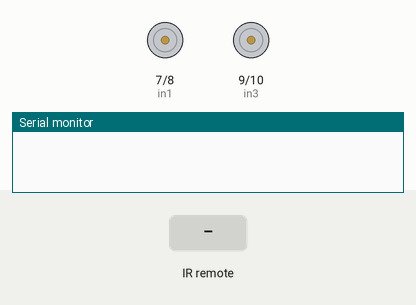
Recording of a sketch running on a simulated Arduino Uno, built with avr-gcc and run on an emulated ATmega328P. Shown: motor-driver pin pairs drawn as motors (green arrow = first pin HIGH = forward, orange = second pin HIGH = backward, longer = more drive, scaled by the enable pin), the last lines printed to the serial monitor. The test bench sets the inputs (shaded band).

Above: at 1.2 s.
1.3 s: infrared code 0xFF18E7 received
At 1.8 s:
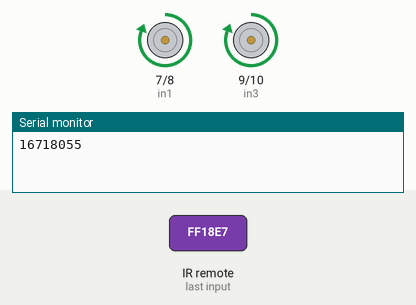
2.8 s: infrared code 0xFF5AA5 received
At 4.0 s:
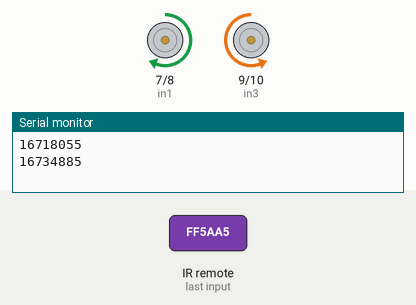
4.3 s: infrared code 0xFF4AB5 received
At 5.3 s:
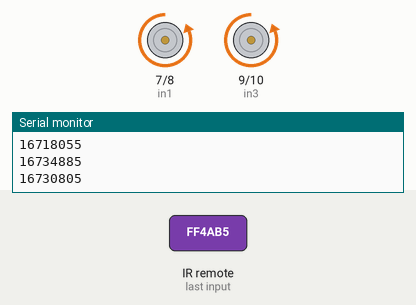
5.8 s: infrared code 0xFF10EF received
At 6.5 s:
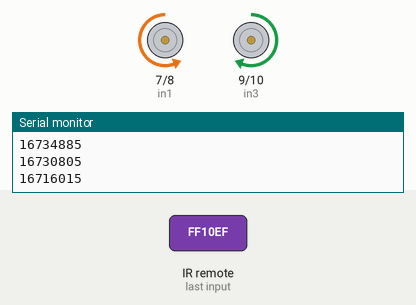
7.3 s: infrared code 0xFF18E7 received
At 7.6 s:
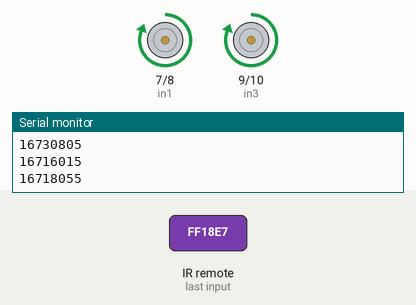
Timing chart, 0 to 9.8 s (numbered marks = the images above; inputs shaded):
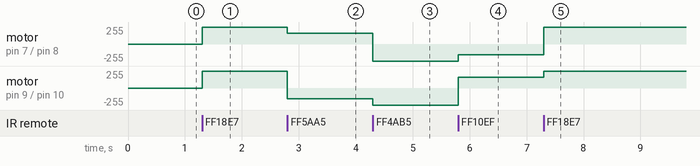

Measured:
- after the input at 1.3 s, motor on pin 7 (in1) / pin 8 (in2), motor on pin 9 (in3) / pin 10 (in4): stopped → forward 255/255 at once
- after the input at 2.8 s, motor on pin 7 (in1) / pin 8 (in2): forward 255/255 → forward 160/255 at once; motor on pin 9 (in3) / pin 10 (in4): forward 255/255 → backward 160/255 at once
- after the input at 4.3 s, motor on pin 7 (in1) / pin 8 (in2): forward 160/255 → backward 255/255 at once; motor on pin 9 (in3) / pin 10 (in4): backward 160/255 → backward 255/255 at once
- after the input at 5.8 s, motor on pin 7 (in1) / pin 8 (in2): backward 255/255 → backward 160/255 at once; motor on pin 9 (in3) / pin 10 (in4): backward 255/255 → forward 160/255 at once
- after the input at 7.3 s, motor on pin 7 (in1) / pin 8 (in2): backward 160/255 → forward 255/255 at once; motor on pin 9 (in3) / pin 10 (in4): forward 160/255 → forward 255/255 at once

The sketch:

WirelessControl.ino
```cpp
#include <IRremote.h>

const int RECV_PIN = 13;
IRrecv irrecv(RECV_PIN);
decode_results results;

int enA=5;
int in1=7;
int in2=8;
int enB=6;
int in3=9;
int in4=10;

void setup(){
  pinMode(enA, OUTPUT);
  pinMode(in1, OUTPUT);
  pinMode(in2, OUTPUT);

  pinMode(enB, OUTPUT);
  pinMode(in3, OUTPUT);
  pinMode(in4, OUTPUT);

  Serial.begin(9600);
  irrecv.enableIRIn();
}

void loop(){
  if (irrecv.decode(&results)){
        Serial.println(results.value);

        switch(results.value) {
          case 16718055:
            pedala(255, 255);
            break;

          case 16734885:
            pedala(160, -160);
            break;

          case 16730805:
            pedala(-255, -255);
            break;

          case 16716015:
            pedala(-160, 160);
            break;

          case 16726215:
            pedala(0, 0);
            break;
        }
        irrecv.resume();
  }

}

void pedala(int left, int right)
{
  if (left < 0)
  {
    digitalWrite(in1,LOW);
    digitalWrite(in2,HIGH);
    analogWrite(enA, abs(left));
  }
  if (left > 0)
  {
    digitalWrite(in1,HIGH);
    digitalWrite(in2,LOW);
    analogWrite(enA, left);
  }
  if (left == 0)
  {
    digitalWrite(in1, LOW);
    digitalWrite(in2, LOW);
    analogWrite(enA, 0);
  }
  if (right < 0)
  {
    digitalWrite(in3, LOW);
    digitalWrite(in4, HIGH);
    analogWrite(enB, abs(right));
  }
  if (right > 0)
  {
    digitalWrite(in3, HIGH);
    digitalWrite(in4, LOW);
    analogWrite(enB, right);
  }
  if (right == 0)
  {
    digitalWrite(in3, LOW);
    digitalWrite(in4, LOW);
    analogWrite(enB, 0);
  }
}
```
